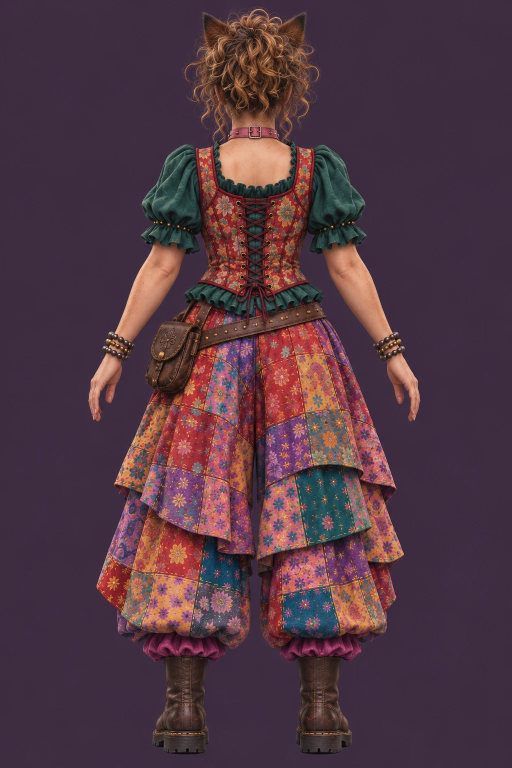
#> input picture models/fox-3d/references/round1/A2.webp, 1024 x 1536 px, given in place of cmp_front.png, which was not available (shown at 1/2 size)
$ python compare_fox.py
#> lines starting #> are read from the running program, lines starting #| are printed output that depends on the picture
# Lays the model beside her paintings at one scale, soles on one line, with lines at the heights measured off the paintings.
# usage: python3 -I compare_fox.py   (after shoot2.py has written shots/cmp_front.png and shots/cmp_side.png; see the README)
from PIL import Image, ImageDraw, ImageFont
S = 452.29                                  # the render's pixels a metre: its row for a height h is 450 - (h - 0.90) * S
def row(h): return 450 - (h - 0.90) * S
m = Image.open('shots/cmp_front.png').convert('RGB'); ms = Image.open('shots/cmp_side.png').convert('RGB')
#> further down, m is the input picture: PIL image 1024x1536 RGB; mean R, G, B 81.5, 55.5, 66.7
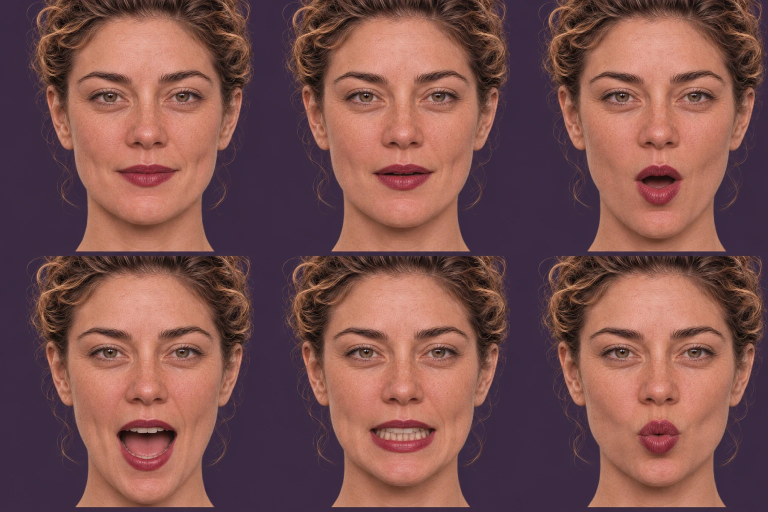
#> input picture models/fox-3d/references/round1/C16.webp, 1536 x 1024 px, given in place of cmp_side.png, which was not available (shown at 1/2 size)
#> further down, ms is the input picture: PIL image 1536x1024 RGB; mean R, G, B 124, 81.8, 78.5
def fit(path, box, scale_src, sole_row):
#> called with path = 'refs/A1.png', box = (150, 0, 874, 1536), scale_src = 861, sole_row = 1500
    im = Image.open(path).convert('RGB').crop(box); k = S / scale_src
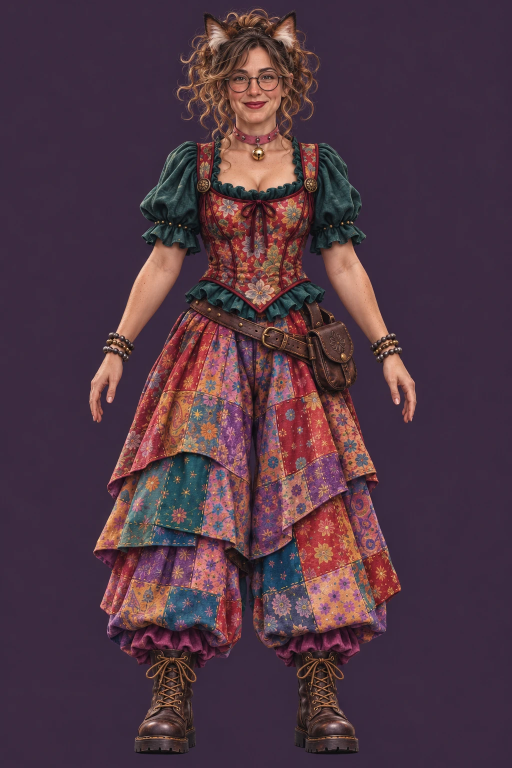
#> input picture models/fox-3d/references/round1/A1.webp, 1024 x 1536 px, given in place of A1.png, which was not available (shown at 1/2 size)
    return im.resize((round(im.width * k), round(im.height * k)), Image.LANCZOS), (sole_row - box[1]) * k
a1, a1s = fit('refs/A1.png', (150, 0, 874, 1536), 861.0, 1500)
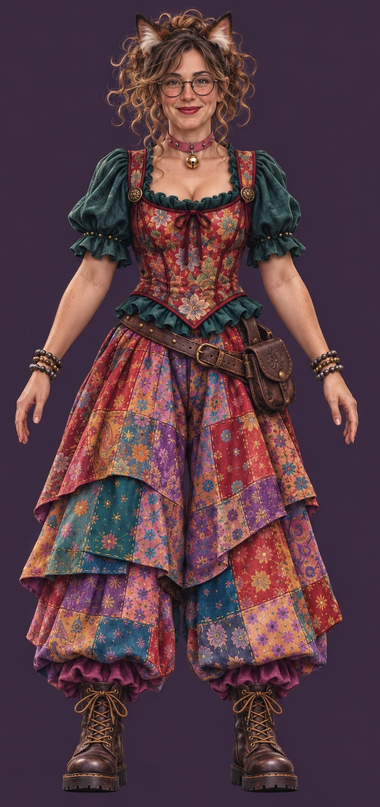
#> a1: PIL image 380x807 RGB; mean R, G, B 87.4, 59, 68.6
#> a1s = 788
b4, b4s = fit('refs/B4.png', (120, 0, 530, 1024), 851.0, 970)
#> call 2 of fit, with path = 'refs/B4.png', box = (120, 0, 530, 1024), scale_src = 851, sole_row = 970
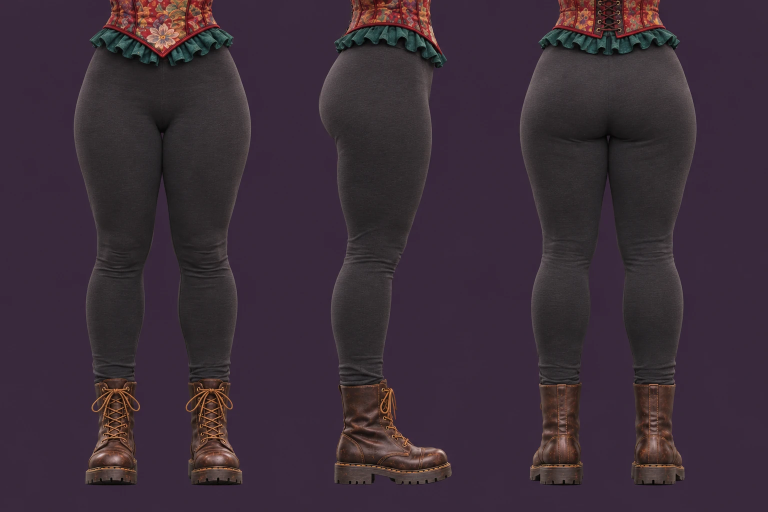
#> input picture models/fox-3d/references/round1/B4.webp, 1536 x 1024 px, given in place of B4.png, which was not available (shown at 1/2 size)
#> in fit (call 2), `im = Image.open(path).convert('RGB').crop(box)`:
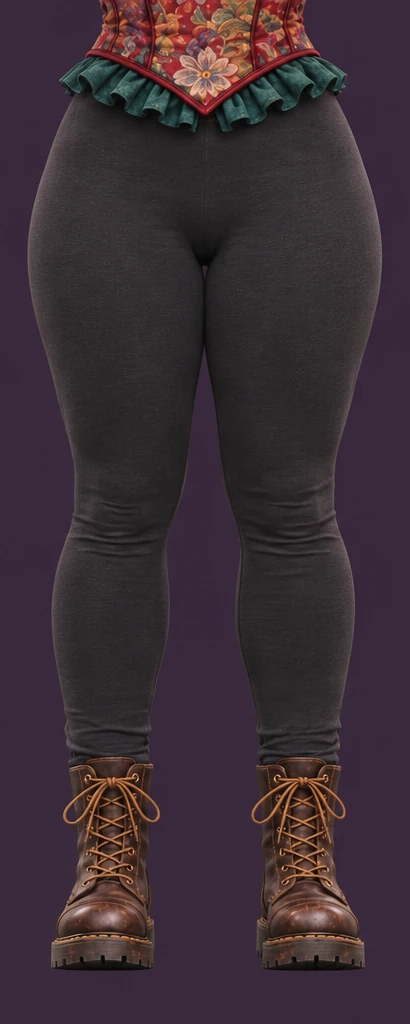
#> im: PIL image 410x1024 RGB; mean R, G, B 59.6, 46, 53.7
#> b4s = 515.5
b4b, b4bs = fit('refs/B4.png', (610, 0, 930, 1024), 851.0, 970)
#> call 3 of fit, with path = 'refs/B4.png', box = (610, 0, 930, 1024), scale_src = 851, sole_row = 970
#> in fit (call 3), `im = Image.open(path).convert('RGB').crop(box)`:
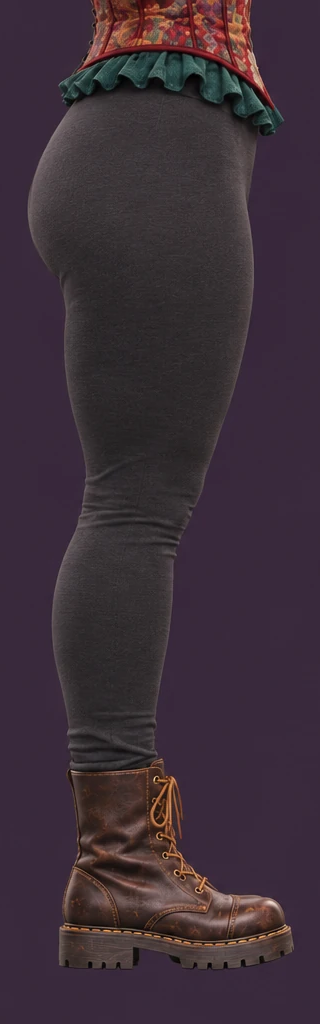
#> im: PIL image 320x1024 RGB; mean R, G, B 60.6, 46.6, 56.5
#> b4bs = 515.5
parts = [('Painting A1', a1, a1s), ('Model', m.crop((150, 0, 550, 900)), None), ('Painting B4', b4, b4s), ('Model, side', ms.crop((190, 0, 510, 900)), None), ('Painting B4, side', b4b, b4bs)]
W = sum(p[1].width for p in parts) + 12 * (len(parts) + 1); H = 940
#> after `W = sum((p[1].width for p in parts)) + 12 * (len(parts) + 1)`: W = 1560
sh = Image.new('RGB', (W, H), (56, 48, 67)); d = ImageDraw.Draw(sh); x = 12; base = int(row(0))
try: f = ImageFont.truetype('/usr/share/fonts/truetype/dejavu/DejaVuSans-Bold.ttf', 20)
except Exception: f = ImageFont.load_default()
for name, im, sole in parts:
    sh.paste(im, (x, 0 if sole is None else int(base - sole))); d.text((x + 6, H - 34), name, font=f, fill=(214, 168, 78)); x += im.width + 12
#> this loop made 5 passes
#> (name, sole, x) on passes 1 to 5: ('Painting A1', 788, 404), ('Model', None, 816), ('Painting B4', 515.5, 1046), ('Model, side', None, 1378), ('Painting B4, side', 515.5, 1560)
#> after the loop, x = 1560
for h, lab in [(0.2585, 'boot top'), (0.505, 'knee'), (0.832, 'crotch'), (1.12, 'waist'), (1.394, 'shoulder'), (1.463, 'chin')]:
    d.line([(0, row(h)), (W, row(h))], fill=(0, 200, 120)); d.text((4, row(h) - 16), lab, fill=(150, 255, 200))
sh.save('deliver/Fox_pass1_compare.png'); print(sh.size)
#> after `sh.save('deliver/Fox_pass1_compare.png')`:
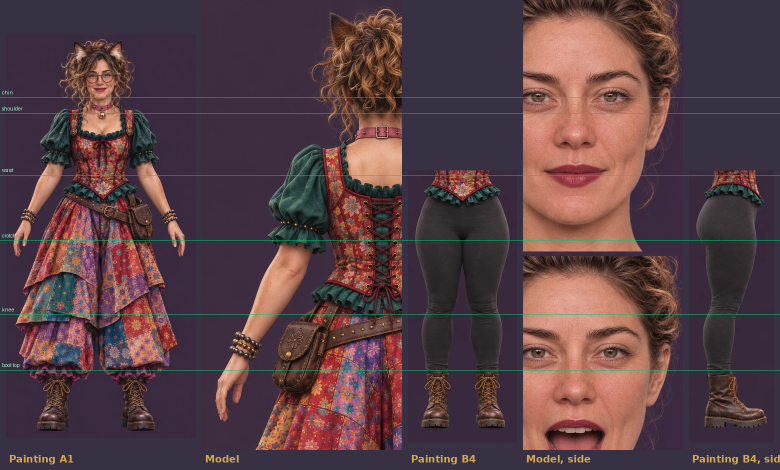
#> saved as Fox_pass1_compare.png: PIL image 1560x940 RGB (shown at 1/2 size); mean R, G, B 89.5, 63.8, 69
#| (1560, 940)
